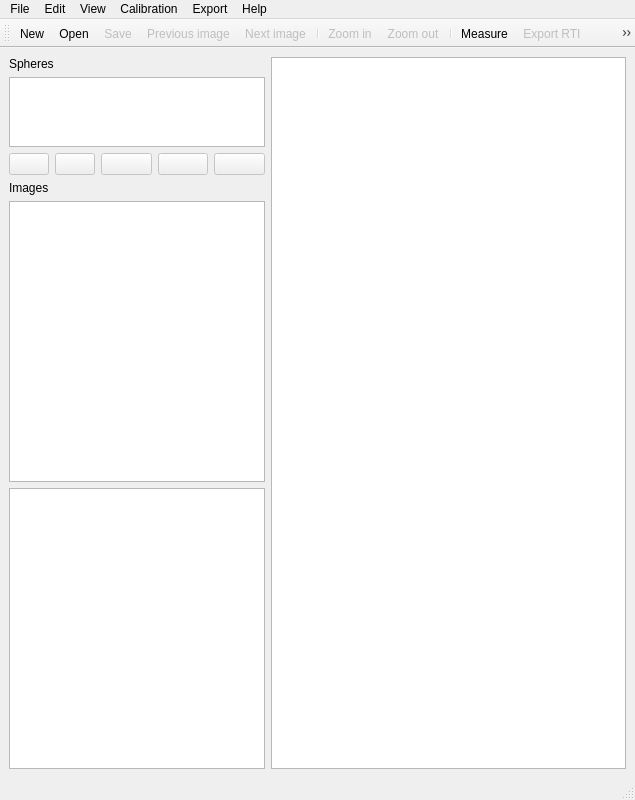
<?xml version="1.0" encoding="UTF-8"?>
<ui version="4.0">
 <class>MainWindow</class>
 <widget class="QMainWindow" name="MainWindow">
  <property name="geometry">
   <rect>
    <x>0</x>
    <y>0</y>
    <width>635</width>
    <height>800</height>
   </rect>
  </property>
  <property name="windowTitle">
   <string>MainWindow</string>
  </property>
  <widget class="QWidget" name="centralwidget">
   <layout class="QGridLayout" name="gridLayout">
    <item row="0" column="0">
     <layout class="QVBoxLayout" name="verticalLayout">
      <item>
       <widget class="QLabel" name="label_2">
        <property name="text">
         <string>Spheres</string>
        </property>
       </widget>
      </item>
      <item>
       <widget class="QListWidget" name="sphereList">
        <property name="sizePolicy">
         <sizepolicy hsizetype="Expanding" vsizetype="Expanding">
          <horstretch>1</horstretch>
          <verstretch>1</verstretch>
         </sizepolicy>
        </property>
        <property name="maximumSize">
         <size>
          <width>300</width>
          <height>16777215</height>
         </size>
        </property>
       </widget>
      </item>
      <item>
       <layout class="QHBoxLayout" name="horizontalLayout">
        <item>
         <widget class="QPushButton" name="addSphere">
          <property name="enabled">
           <bool>false</bool>
          </property>
          <property name="minimumSize">
           <size>
            <width>0</width>
            <height>0</height>
           </size>
          </property>
          <property name="maximumSize">
           <size>
            <width>40</width>
            <height>16777215</height>
           </size>
          </property>
          <property name="toolTip">
           <string>Add a new sphere</string>
          </property>
          <property name="text">
           <string/>
          </property>
          <property name="icon">
           <iconset>
            <normaloff>:/icons/gtango/list-add.svg</normaloff>:/icons/gtango/list-add.svg</iconset>
          </property>
         </widget>
        </item>
        <item>
         <widget class="QPushButton" name="removeSphere">
          <property name="enabled">
           <bool>false</bool>
          </property>
          <property name="maximumSize">
           <size>
            <width>40</width>
            <height>16777215</height>
           </size>
          </property>
          <property name="toolTip">
           <string>Remove selected spheres...</string>
          </property>
          <property name="text">
           <string/>
          </property>
          <property name="icon">
           <iconset>
            <normaloff>:/icons/gtango/list-remove.svg</normaloff>:/icons/gtango/list-remove.svg</iconset>
          </property>
         </widget>
        </item>
        <item>
         <widget class="QPushButton" name="process">
          <property name="enabled">
           <bool>false</bool>
          </property>
          <property name="toolTip">
           <string>Find highlights</string>
          </property>
          <property name="text">
           <string/>
          </property>
          <property name="icon">
           <iconset>
            <normaloff>:/icons/gtango/applications-system.svg</normaloff>:/icons/gtango/applications-system.svg</iconset>
          </property>
         </widget>
        </item>
        <item>
         <widget class="QPushButton" name="showSpheres">
          <property name="enabled">
           <bool>false</bool>
          </property>
          <property name="toolTip">
           <string>Load light directions .lp file</string>
          </property>
          <property name="text">
           <string/>
          </property>
          <property name="icon">
           <iconset>
            <normaloff>:/icons/gtango/spherelight.svg</normaloff>:/icons/gtango/spherelight.svg</iconset>
          </property>
          <property name="checkable">
           <bool>true</bool>
          </property>
         </widget>
        </item>
        <item>
         <widget class="QPushButton" name="saveLP">
          <property name="enabled">
           <bool>false</bool>
          </property>
          <property name="toolTip">
           <string>Save light directions</string>
          </property>
          <property name="text">
           <string/>
          </property>
          <property name="icon">
           <iconset>
            <normaloff>:/icons/gtango/document-save.svg</normaloff>:/icons/gtango/document-save.svg</iconset>
          </property>
         </widget>
        </item>
       </layout>
      </item>
      <item>
       <widget class="QLabel" name="label">
        <property name="text">
         <string>Images</string>
        </property>
       </widget>
      </item>
      <item>
       <widget class="QListView" name="imageList1">
        <property name="sizePolicy">
         <sizepolicy hsizetype="Expanding" vsizetype="Expanding">
          <horstretch>1</horstretch>
          <verstretch>4</verstretch>
         </sizepolicy>
        </property>
        <property name="maximumSize">
         <size>
          <width>300</width>
          <height>16777215</height>
         </size>
        </property>
       </widget>
      </item>
      <item>
       <widget class="QListWidget" name="imageList">
        <property name="sizePolicy">
         <sizepolicy hsizetype="Expanding" vsizetype="Expanding">
          <horstretch>1</horstretch>
          <verstretch>4</verstretch>
         </sizepolicy>
        </property>
        <property name="maximumSize">
         <size>
          <width>300</width>
          <height>16777215</height>
         </size>
        </property>
       </widget>
      </item>
     </layout>
    </item>
    <item row="0" column="1">
     <widget class="QGraphicsView" name="graphicsView">
      <property name="sizePolicy">
       <sizepolicy hsizetype="Expanding" vsizetype="Expanding">
        <horstretch>4</horstretch>
        <verstretch>0</verstretch>
       </sizepolicy>
      </property>
     </widget>
    </item>
   </layout>
  </widget>
  <widget class="QMenuBar" name="menubar">
   <property name="geometry">
    <rect>
     <x>0</x>
     <y>0</y>
     <width>635</width>
     <height>22</height>
    </rect>
   </property>
   <widget class="QMenu" name="menuFile">
    <property name="title">
     <string>File</string>
    </property>
    <addaction name="actionNew"/>
    <addaction name="actionOpen"/>
    <addaction name="actionSave"/>
    <addaction name="actionSave_as"/>
    <addaction name="separator"/>
    <addaction name="actionPreferences"/>
    <addaction name="actionProcess"/>
    <addaction name="actionLoad_LP"/>
    <addaction name="actionSave_LP"/>
    <addaction name="separator"/>
    <addaction name="actionExit"/>
   </widget>
   <widget class="QMenu" name="menuEdit">
    <property name="title">
     <string>View</string>
    </property>
    <addaction name="actionPrevious"/>
    <addaction name="actionNext"/>
    <addaction name="actionToggle_max_luma"/>
    <addaction name="separator"/>
    <addaction name="actionZoom_in"/>
    <addaction name="actionZoom_out"/>
    <addaction name="actionView_RTI"/>
    <addaction name="separator"/>
   </widget>
   <widget class="QMenu" name="menuEdit_2">
    <property name="title">
     <string>Edit</string>
    </property>
    <addaction name="actionAdd_sphere_point"/>
    <addaction name="actionAdd_sphere_highlight"/>
    <addaction name="separator"/>
    <addaction name="actionRuler"/>
    <addaction name="actionDelete_selected"/>
    <addaction name="separator"/>
    <addaction name="actionRotate_all_right"/>
    <addaction name="actionRotate_all_right_2"/>
   </widget>
   <widget class="QMenu" name="menuHelp">
    <property name="title">
     <string>Help</string>
    </property>
    <addaction name="actionHelp"/>
    <addaction name="separator"/>
    <addaction name="actionAbout"/>
   </widget>
   <widget class="QMenu" name="menuCalibration">
    <property name="title">
     <string>Calibration</string>
    </property>
    <addaction name="actionLens_parameters"/>
   </widget>
   <widget class="QMenu" name="menuExport">
    <property name="title">
     <string>Export</string>
    </property>
    <addaction name="actionExport_RTI"/>
    <addaction name="actionExport_Normals"/>
    <addaction name="separator"/>
    <addaction name="actionShow_queue"/>
   </widget>
   <addaction name="menuFile"/>
   <addaction name="menuEdit_2"/>
   <addaction name="menuEdit"/>
   <addaction name="menuCalibration"/>
   <addaction name="menuExport"/>
   <addaction name="menuHelp"/>
  </widget>
  <widget class="QStatusBar" name="statusbar"/>
  <widget class="QToolBar" name="toolBar">
   <property name="windowTitle">
    <string>toolBar</string>
   </property>
   <property name="toolTip">
    <string/>
   </property>
   <attribute name="toolBarArea">
    <enum>TopToolBarArea</enum>
   </attribute>
   <attribute name="toolBarBreak">
    <bool>false</bool>
   </attribute>
   <addaction name="actionNew"/>
   <addaction name="actionOpen"/>
   <addaction name="actionSave"/>
   <addaction name="actionPrevious"/>
   <addaction name="actionNext"/>
   <addaction name="separator"/>
   <addaction name="actionZoom_in"/>
   <addaction name="actionZoom_out"/>
   <addaction name="separator"/>
   <addaction name="actionRuler"/>
   <addaction name="actionExport_RTI"/>
   <addaction name="actionShow_queue"/>
   <addaction name="actionView_RTI"/>
   <addaction name="actionHelp"/>
  </widget>
  <action name="actionOpen">
   <property name="checkable">
    <bool>false</bool>
   </property>
   <property name="icon">
    <iconset>
     <normaloff>:/icons/feather/folder.svg</normaloff>:/icons/feather/folder.svg</iconset>
   </property>
   <property name="text">
    <string>Open...</string>
   </property>
   <property name="toolTip">
    <string>Open project...</string>
   </property>
   <property name="shortcut">
    <string>Ctrl+O</string>
   </property>
  </action>
  <action name="actionExit">
   <property name="text">
    <string>Exit</string>
   </property>
  </action>
  <action name="actionNext">
   <property name="enabled">
    <bool>false</bool>
   </property>
   <property name="icon">
    <iconset>
     <normaloff>:/icons/feather/chevron-right.svg</normaloff>:/icons/feather/chevron-right.svg</iconset>
   </property>
   <property name="text">
    <string>Next image</string>
   </property>
   <property name="shortcut">
    <string>Ctrl+N</string>
   </property>
  </action>
  <action name="actionPrevious">
   <property name="enabled">
    <bool>false</bool>
   </property>
   <property name="icon">
    <iconset>
     <normaloff>:/icons/feather/chevron-left.svg</normaloff>:/icons/feather/chevron-left.svg</iconset>
   </property>
   <property name="text">
    <string>Previous image</string>
   </property>
   <property name="shortcut">
    <string>Ctrl+P</string>
   </property>
  </action>
  <action name="actionZoom_in">
   <property name="enabled">
    <bool>false</bool>
   </property>
   <property name="icon">
    <iconset>
     <normaloff>:/icons/feather/zoom-in.svg</normaloff>:/icons/feather/zoom-in.svg</iconset>
   </property>
   <property name="text">
    <string>Zoom in</string>
   </property>
   <property name="shortcut">
    <string>+</string>
   </property>
  </action>
  <action name="actionZoom_out">
   <property name="enabled">
    <bool>false</bool>
   </property>
   <property name="icon">
    <iconset>
     <normaloff>:/icons/feather/zoom-out.svg</normaloff>:/icons/feather/zoom-out.svg</iconset>
   </property>
   <property name="text">
    <string>Zoom out</string>
   </property>
   <property name="shortcut">
    <string>-</string>
   </property>
  </action>
  <action name="actionAdd_sphere_point">
   <property name="text">
    <string>Add sphere point</string>
   </property>
  </action>
  <action name="actionAdd_sphere_highlight">
   <property name="text">
    <string>Add sphere highlight</string>
   </property>
  </action>
  <action name="actionDelete_selected">
   <property name="text">
    <string>Delete selected item</string>
   </property>
   <property name="shortcut">
    <string>Del</string>
   </property>
  </action>
  <action name="actionHelp">
   <property name="icon">
    <iconset>
     <normaloff>:/icons/feather/info.svg</normaloff>:/icons/feather/info.svg</iconset>
   </property>
   <property name="text">
    <string>Help</string>
   </property>
  </action>
  <action name="actionAbout">
   <property name="text">
    <string>About</string>
   </property>
  </action>
  <action name="actionProcess">
   <property name="enabled">
    <bool>false</bool>
   </property>
   <property name="icon">
    <iconset>
     <normaloff>:/icons/feather/settings.svg</normaloff>:/icons/feather/settings.svg</iconset>
   </property>
   <property name="text">
    <string>Find highlights</string>
   </property>
  </action>
  <action name="actionSave_LP">
   <property name="enabled">
    <bool>false</bool>
   </property>
   <property name="icon">
    <iconset>
     <normaloff>:/icons/feather/save.svg</normaloff>:/icons/feather/save.svg</iconset>
   </property>
   <property name="text">
    <string>Save LPs...</string>
   </property>
  </action>
  <action name="actionExport_RTI">
   <property name="enabled">
    <bool>false</bool>
   </property>
   <property name="icon">
    <iconset>
     <normaloff>:/icons/feather/download.svg</normaloff>:/icons/feather/download.svg</iconset>
   </property>
   <property name="text">
    <string>Export RTI...</string>
   </property>
  </action>
  <action name="actionLoad_LP">
   <property name="enabled">
    <bool>false</bool>
   </property>
   <property name="icon">
    <iconset>
     <normaloff>:/icons/feather/folder.svg</normaloff>:/icons/feather/folder.svg</iconset>
   </property>
   <property name="text">
    <string>Load LP...</string>
   </property>
  </action>
  <action name="actionSave">
   <property name="enabled">
    <bool>false</bool>
   </property>
   <property name="icon">
    <iconset>
     <normaloff>:/icons/feather/save.svg</normaloff>:/icons/feather/save.svg</iconset>
   </property>
   <property name="text">
    <string>Save...</string>
   </property>
   <property name="toolTip">
    <string>Save project...</string>
   </property>
   <property name="shortcut">
    <string>Ctrl+S</string>
   </property>
  </action>
  <action name="actionSave_as">
   <property name="enabled">
    <bool>false</bool>
   </property>
   <property name="text">
    <string>Save as...</string>
   </property>
   <property name="shortcut">
    <string>Ctrl+Shift+S</string>
   </property>
  </action>
  <action name="actionNew">
   <property name="icon">
    <iconset>
     <normaloff>:/icons/feather/file.svg</normaloff>:/icons/feather/file.svg</iconset>
   </property>
   <property name="text">
    <string>New...</string>
   </property>
   <property name="toolTip">
    <string>New project...</string>
   </property>
   <property name="shortcut">
    <string>Ctrl+N</string>
   </property>
  </action>
  <action name="actionRuler">
   <property name="icon">
    <iconset>
     <normaloff>:/icons/gtango/ruler.svg</normaloff>:/icons/gtango/ruler.svg</iconset>
   </property>
   <property name="text">
    <string>Measure...</string>
   </property>
   <property name="toolTip">
    <string>Take a measure</string>
   </property>
  </action>
  <action name="actionToggle_max_luma">
   <property name="text">
    <string>Toggle max luma</string>
   </property>
  </action>
  <action name="actionLens_parameters">
   <property name="text">
    <string>Lens parameters...</string>
   </property>
  </action>
  <action name="actionRotate_all_right">
   <property name="text">
    <string>Rotate right all images</string>
   </property>
  </action>
  <action name="actionRotate_all_right_2">
   <property name="text">
    <string>Rotate left all images</string>
   </property>
  </action>
  <action name="actionView_RTI">
   <property name="icon">
    <iconset>
     <normaloff>:/icons/feather/cast.svg</normaloff>:/icons/feather/cast.svg</iconset>
   </property>
   <property name="text">
    <string>View RTI </string>
   </property>
   <property name="toolTip">
    <string>View RTI in the browser</string>
   </property>
  </action>
  <action name="actionNormals">
   <property name="text">
    <string>Normals</string>
   </property>
  </action>
  <action name="actionExport_RTI_2">
   <property name="text">
    <string>Export RTI...</string>
   </property>
  </action>
  <action name="actionExport_Normals">
   <property name="text">
    <string>Export Normals...</string>
   </property>
  </action>
  <action name="actionShow_queue">
   <property name="icon">
    <iconset>
     <normaloff>:/icons/feather/list.svg</normaloff>:/icons/feather/list.svg</iconset>
   </property>
   <property name="text">
    <string>Show queue...</string>
   </property>
  </action>
  <action name="actionPreferences">
   <property name="icon">
    <iconset>
     <normaloff>:/icons/feather/settings.svg</normaloff>:/icons/feather/settings.svg</iconset>
   </property>
   <property name="text">
    <string>Preferences...</string>
   </property>
  </action>
 </widget>
 <resources/>
 <connections/>
</ui>
